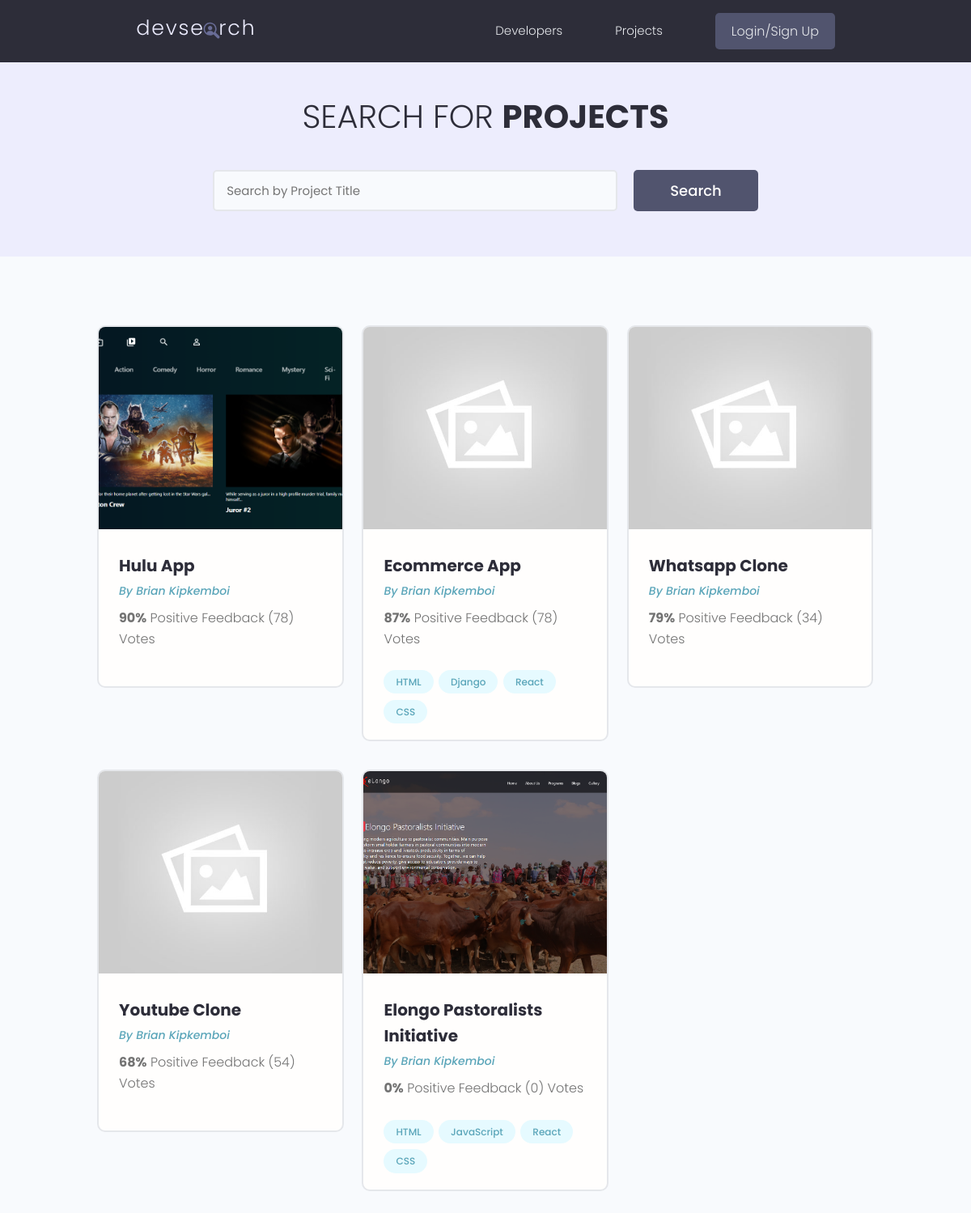
/projects/, run on the app's committed database.
### projects/models.py (models this page shows, shortened)
class Project(models.Model):
    owner = models.ForeignKey(
        Profile, null=True, blank=True, on_delete=models.CASCADE)
    title = models.CharField(max_length=200)
    description = models.TextField(null=True, blank=True)
    featured_image = models.ImageField(
        null=True, blank=True, default="default.jpg")
    demo_link = models.CharField(max_length=2000, null=True, blank=True)
    source_link = models.CharField(max_length=2000, null=True, blank=True)
    tags = models.ManyToManyField('Tag', blank=True)
    vote_total = models.IntegerField(default=0, null=True, blank=True)
    vote_ratio = models.IntegerField(default=0, null=True, blank=True)
    created = models.DateTimeField(auto_now_add=True)
    id = models.UUIDField(default=uuid.uuid4, unique=True,
                          primary_key=True, editable=False)
    class Meta:
        ordering = ['-vote_ratio', '-vote_total', 'title']

class Tag(models.Model):
    name = models.CharField(max_length=200)
    created = models.DateTimeField(auto_now_add=True)
    id = models.UUIDField(default=uuid.uuid4, unique=True,
                          primary_key=True, editable=False)
    def __str__(self):
        return self.name

### users/models.py (models this page shows, shortened)
class Profile(models.Model):
    user = models.OneToOneField(
        User, on_delete=models.CASCADE, null=True, blank=True)
    name = models.CharField(max_length=200, blank=True, null=True)
    email = models.EmailField(max_length=500, blank=True, null=True)
    username = models.CharField(max_length=200, blank=True, null=True)
    location = models.CharField(max_length=200, blank=True, null=True)
    short_intro = models.CharField(max_length=200, blank=True, null=True)
    bio = models.TextField(blank=True, null=True)
    profile_image = models.ImageField(
        null=True, blank=True, upload_to='profiles/', default="profiles/user-default.png")
    social_github = models.CharField(max_length=200, blank=True, null=True)
    social_twitter = models.CharField(max_length=200, blank=True, null=True)
    social_linkedin = models.CharField(max_length=200, blank=True, null=True)
    social_youtube = models.CharField(max_length=200, blank=True, null=True)
    social_website = models.CharField(max_length=200, blank=True, null=True)
    created = models.DateTimeField(auto_now_add=True)
    id = models.UUIDField(default=uuid.uuid4, unique=True,
                          primary_key=True, editable=False)
    class Meta:
        ordering = ['created']

### projects/views.py (the view)
# urls.py: path('projects/', views.getProjects),
def projects(request):
    projects, search_query = searchProjects(request)
    custom_range, projects = paginateProjects(request, projects, 6)
    context = {'projects': projects,
               'search_query': search_query, 'custom_range': custom_range}
    return render(request, 'projects/projects.html', context)

### projects/utils.py (called while the page is built)
def paginateProjects(request, projects, results):
    page = request.GET.get('page')
    paginator = Paginator(projects, results)
    try:
        projects = paginator.page(page)
    except PageNotAnInteger:
        page = 1
        projects = paginator.page(page)
    except EmptyPage:
        page = paginator.num_pages
        projects = paginator.page(page)
    leftIndex = (int(page) - 4)
    if leftIndex < 1:
        leftIndex = 1
    rightIndex = (int(page) + 5)
    if rightIndex > paginator.num_pages:
        rightIndex = paginator.num_pages + 1
    custom_range = range(leftIndex, rightIndex)
    return custom_range, projects

def searchProjects(request):
    search_query = ''
    if request.GET.get('search_query'):
        search_query = request.GET.get('search_query')
    tags = Tag.objects.filter(name__icontains=search_query)
    projects = Project.objects.distinct().filter(
        Q(title__icontains=search_query) |
        Q(description__icontains=search_query) |
        Q(owner__name__icontains=search_query) |
        Q(tags__in=tags)
    )
    return projects, search_query

### projects/templates/projects/projects.html (shortened to what this page needs)
{% extends 'main.html' %}
{% block content %}
<main class="projects">
    <section class="hero-section text-center">
        <div class="container container--narrow">
            <div class="hero-section__box">
                <h2>Search for <span>Projects</span></h2>
            </div>
            <div class="hero-section__search">
                <form id='searchForm' class="form" action="{% url 'projects' %}" method="get">
                    <div class="form__field">
                        <input class="input input--text" id="formInput#search" type="text" name="search_query"
                            placeholder="Search by Project Title" value="{{search_query}}" />
                    </div>
                    <input class="btn btn--sub btn--lg" type="submit" value="Search" />
                </form>
            </div>
        </div>
    </section>
    <section class="projectsList">
        <div class="container">
            <div class="grid grid--three">
                {% for project in projects %}
                <div class="column">
                    <div class="card project">
                        <a href="{% url 'project' project.id %}" class="project">
                            <img class="project__thumbnail" src="{{project.featured_image.url}}" alt="project thumbnail" />
                            <div class="card__body">
                                <h3 class="project__title">{{project.title}}</h3>
                                <p><a class="project__author" href="{% url 'project' project.owner.id %}">By
                                        {{project.owner.name}}</a>
                                </p>
                                <p class="project--rating">
                                    <span style="font-weight: bold;">{{project.vote_ratio}}%</span> Positive
                                    Feedback ({{project.vote_total}}) Vote{{project.vote_total|pluralize:"s"}}
                                </p>
                                <div class="project__tags">
                                    {% for tag in project.tags.all %}
                                    <span class="tag tag--pill tag--main">
                                        <small>{{tag}}</small>
                                    </span>
                                    {% endfor %}
                                </div>
                            </div>
                        </a>
                    </div>
                </div>
                {% endfor %}
            </div>
        </div>
    </section>
</main>
{% endblock %}

### static/styles/app.css (style rules this page uses)
:root { --color-sub: #2d2d39; }
.btn--sub { background-color: var(--color-sub-light); }
.card { border: 2px solid var(--color-light); }
img { width: 100%; }
.hero-section { height: 40vh; display: flex; align-items: center; background-color: var(--color-sub); }
.hero-section__box { margin-bottom: 4rem; }
.hero-section__box > h2, .hero-section__box > h2 > span { font-size: 4rem; color: var(--color-light); line-height: 1.3; text-transform: uppercase; }
.hero-section__box > h2 { font-weight: 300; }
.hero-section__box > h2 > span { font-weight: 700; }
.hero-section__search > .form { display: flex; align-items: center; justify-content: center; gap: 2rem; }
.hero-section__search > .form input.input--text { width: 50rem; }
.project__author { font-size: 1.4rem; font-style: italic; }
.project--rating { margin-bottom: 1.6em; margin-top: .5em; }
.projects > .hero-section { background: var(--color-sub-lighter); height: 30vh; }
.projects .hero-section__box { margin-bottom: 2.5rem; }
.projects .hero-section__box > h2 { color: var(--color-sub); }
.projects .hero-section__box > h2 > span { font-weight: 700; color: var(--color-sub); }
.projectsList { margin-top: 8rem; }
.project__thumbnail { height: 25rem; object-fit: cover; object-position: top center; }
.project__title { font-size: 2rem; font-weight: 700; color: var(--color-sub); }

### static/uikit/styles/modules/_variables.css (style rules this page uses)
:root { --color-main: #5aa5b9; --color-main-light: #e6faff; --color-sub: #3f4156; --color-sub-light: #51546e; --color-sub-lighter: #ededfd; --color-text: #737373; --color-gray: #8b8b8b; --color-light: #e5e7eb; --color-light-gray: #767676; --color-bg: #f8fafd; --color-white: #fffefd; --color-white-light: #f3f3f3; --color-success: #359e64; --color-success-bg: #def8e8; --color-error: #fc4b0b; --color-error-bg: #fff2ee; --font-base: 'Poppins', arial, helvetica, 'Segoe UI', roboto, ubuntu, sans-serif; --font-monospace: 'Fira Code', 'Courier New', courier, monospace; --font-regular: 300; --font-medium: 500; --font-bold: 700; --generic-shadow: 1px 1px 5px #00000010; --generic-transition: all 0.3s ease-in-out; }

### static/uikit/styles/modules/_base.css (style rules this page uses)
* { margin: 0; padding: 0; box-sizing: border-box; text-rendering: optimizeLegibility; color: inherit; font-size: inherit; }
html { font-size: 50%; }
@media only screen and (min-width: 480px) { html { font-size: 56.25%; } }
@media only screen and (min-width: 1200px) { html { font-size: 62.5%; } }
body { line-height: 1.6; font-weight: 400; font-size: 1.5rem; color: var(--color-text); background-color: var(--color-bg); min-height: 100vh; }

### static/uikit/styles/modules/_typography.css (style rules this page uses)
* { font-family: var(--font-base); }
h2 { font-size: 3.6rem; font-weight: var(--font-bold); }
h3 { font-size: 3.2rem; font-weight: var(--font-medium); }
p, span, strong { font-size: 1.6rem; color: var(--color-text); font-weight: var(--font-regular); }
a { padding-bottom: 2px; text-decoration: none; display: inline-block; color: var(--color-main); font-weight: var(--font-medium); }

### static/uikit/styles/modules/_utilities.css (style rules this page uses)
.container { width: 92%; max-width: 165rem; margin: 0 auto; box-sizing: border-box; }
.container--narrow { width: 92%; max-width: 120rem; }
@media screen and (min-width: 1000px) { .container { width: 90%; } }
@media screen and (min-width: 1000px) { .container--narrow { width: 85%; } }
@media screen and (min-width: 1200px) { .container { width: 80%; } }
@media screen and (min-width: 1200px) { .container--narrow { width: 72%; } }
.text-center { text-align: center; }

### static/uikit/styles/modules/_button.css (style rules this page uses)
.btn { display: inline-block; position: relative; cursor: pointer; background-color: var(--color-light); font-weight: var(--font-medium); color: var(--color-sub); text-decoration: none; padding: 1rem 2rem; border-radius: 0.5rem; border: none; width: -webkit-fit-content; width: -moz-fit-content; width: fit-content; height: -webkit-fit-content; height: -moz-fit-content; height: fit-content; font-size: 1.6rem; outline-width: 0; outline-color: transparent; -webkit-backface-visibility: hidden; backface-visibility: hidden; transition: all 0.3s ease-in-out; }
.btn--sub { background-color: var(--color-sub); color: var(--color-white); }
.btn--lg { font-size: 1.8rem; padding: 1.2rem 4.5rem; }

### static/uikit/styles/modules/_card.css (style rules this page uses)
.card { border-radius: 1rem; background-color: var(--color-white); border: 1.5px solid var(--color-light); width: auto; height: auto; margin-top: 0.5rem; margin-bottom: 0.5rem; overflow: hidden; }
.card__body, .card__header { padding: 2rem 2.5rem; }

### data on the page
Project: featured_image (picture), title "Hulu App", owner.name "Brian Kipkemboi", vote_ratio "90", vote_total "78"
Project: featured_image (placeholder picture), title "Ecommerce App", owner.name "Brian Kipkemboi", vote_ratio "87", vote_total "78"
Tag: name "HTML"
Tag: name "Django"
Tag: name "React"
Tag: name "CSS"
Project: featured_image (placeholder picture), title "Whatsapp Clone", owner.name "Brian Kipkemboi", vote_ratio "79", vote_total "34"
Project: featured_image (placeholder picture), title "Youtube Clone", owner.name "Brian Kipkemboi", vote_ratio "68", vote_total "54"
Project: featured_image (picture), title "Elongo Pastoralists Initiative", owner.name "Brian Kipkemboi", vote_ratio "0", vote_total "0"
Tag: name "JavaScript"
